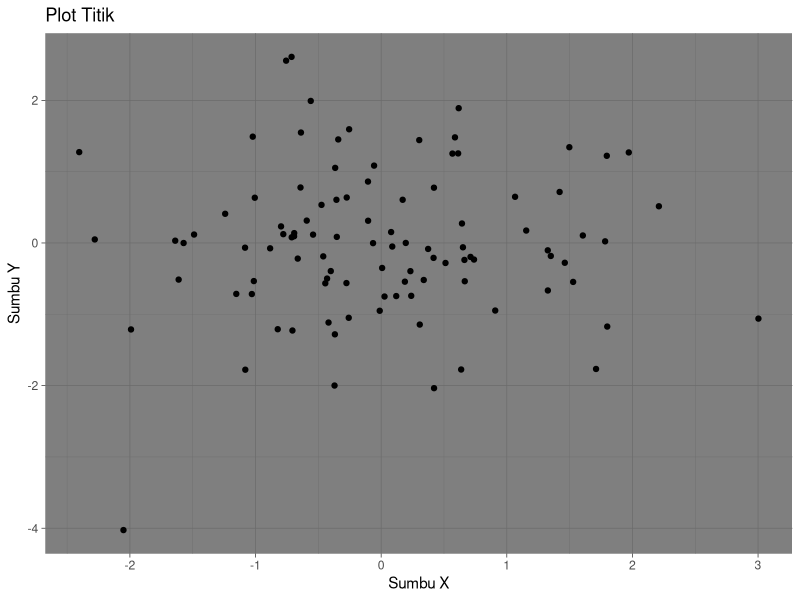
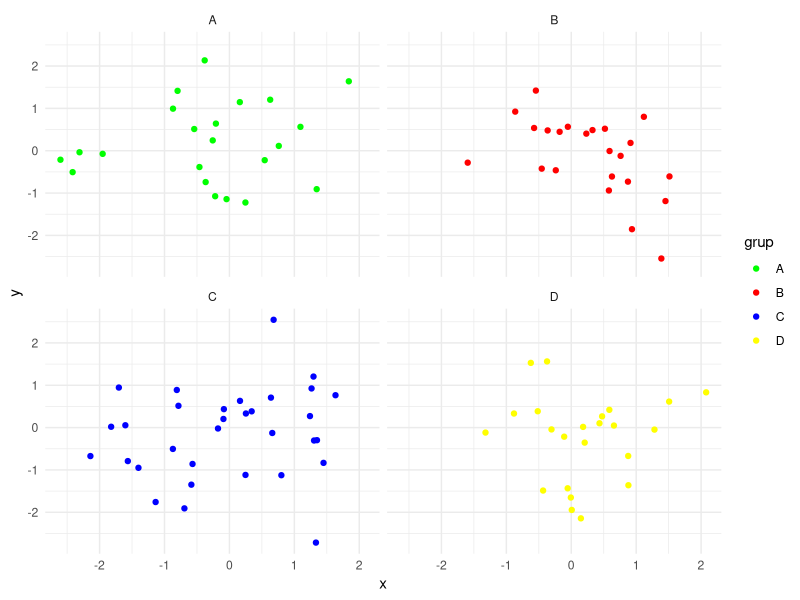
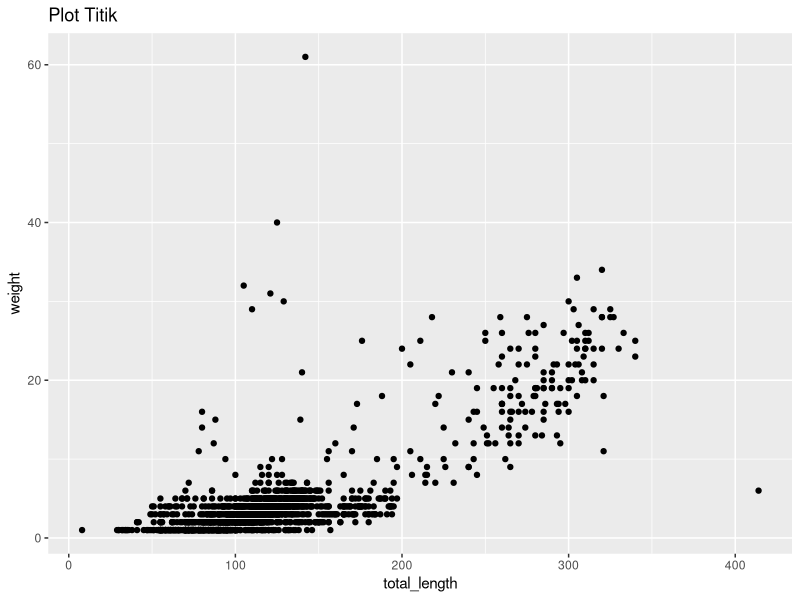
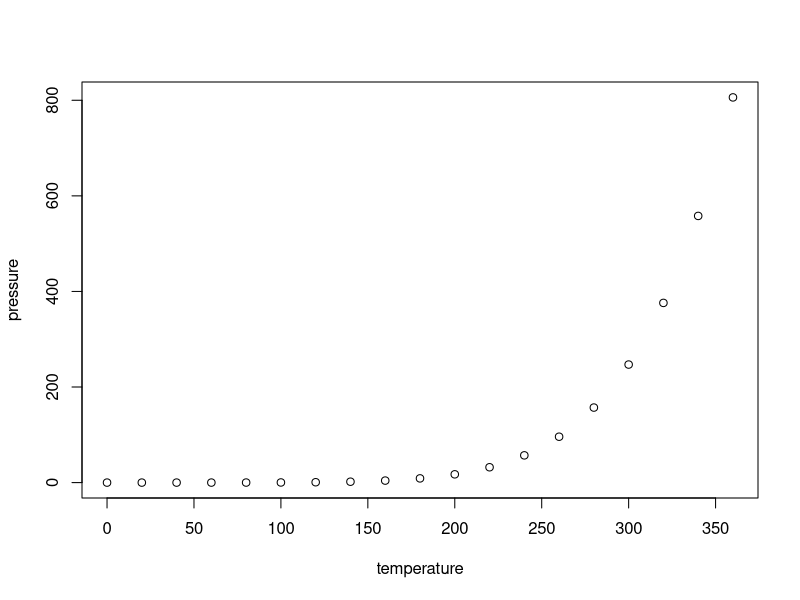

Generate these figures, in order, with R:
## ---- chunk 1
knitr::opts_chunk$set(echo = TRUE)
## ---- chunk 2
print ("Hello Wordl")
## ---- chunk 3
library(readr)
iris_iris <- read_csv("iris - iris.csv")
View(iris_iris)
## ---- chunk 4
library(ggplot2)
data <- data.frame(x = rnorm(100), y = rnorm(100))
ggplot(data, aes(x = x, y = y)) + 
geom_point() + 
labs(title = "Plot Titik", x = "Sumbu X", y = "Sumbu Y") +
theme_dark()
## ---- chunk 5
data <- data.frame(x = rnorm(100), y = rnorm(100), grup = sample(c("A","B","C","D"), 100, replace = TRUE))
ggplot(data, aes(x = x, y = y, color = grup)) +
  geom_point() +
  facet_wrap(~ grup) +
  scale_color_manual(values = c("A" = "green", "B" = "red", "C" = "blue", "D" = "yellow")) +
  theme_minimal()
## ---- chunk 6
library(readr)
lizard <- read_csv("lizards.csv")
View(lizard)
## ---- chunk 7
ggplot(lizard, aes(x = total_length , y = weight)) + 
geom_point() +
labs(title = "Plot Titik", x = "total_length" , y = "weight" )
theme_dark()
## ---- chunk 8
summary(cars)
## ---- chunk 9
plot(pressure)
